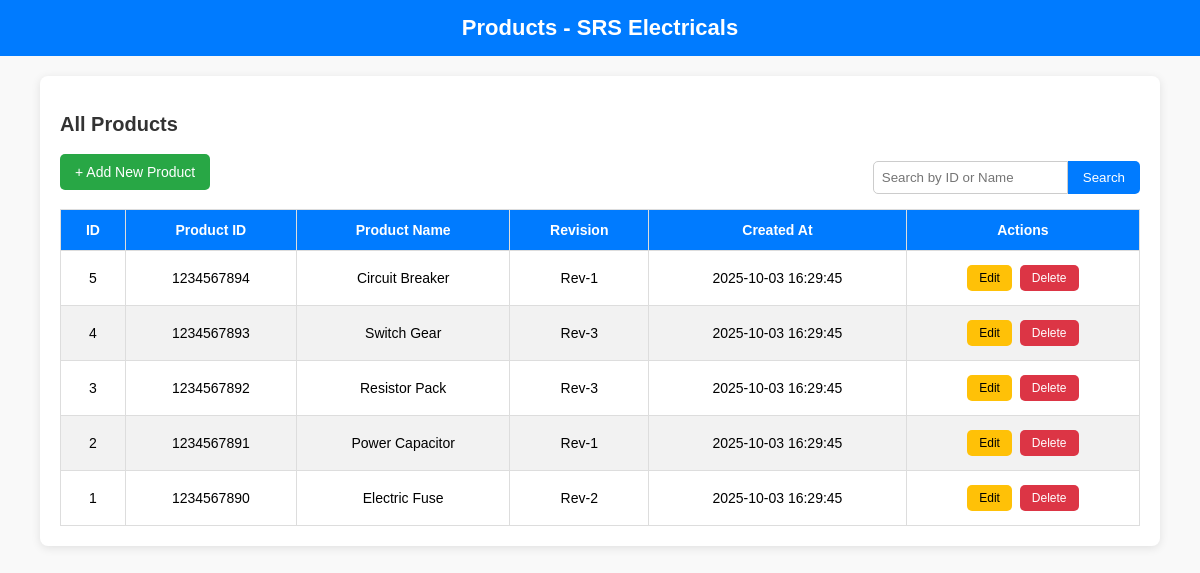
/products.php, run on the app's committed database.
### tables this page shows
CREATE TABLE `products` (
  `id` int NOT NULL,
  `product_id` varchar(10) NOT NULL,
  `product_name` varchar(100) NOT NULL,
  `revise` varchar(10) DEFAULT NULL,
  `created_at` timestamp NULL DEFAULT CURRENT_TIMESTAMP
);

### products.php (the view, shortened to what this page needs)
<?php
include("db.php");
$search = "";
if (isset($_GET['search'])) {
    $search = trim($_GET['search']);
    $sql = "SELECT * FROM products
            WHERE product_name LIKE '%$search%' OR product_id LIKE '%$search%'
            ORDER BY id DESC";
} else {
    $sql = "SELECT * FROM products ORDER BY id DESC";
}
$result = $conn->query($sql);
?>
<!DOCTYPE html>
<html lang="en">
<head>
  <link rel="stylesheet" href="css/style.css">
</head>
<body>
<header>Products - SRS Electricals</header>
<div class="container">
  <h2>All Products</h2>
  <div class="top-bar">
    <a href="add_product.html" class="add-btn">+ Add New Product</a>
    <form method="GET" class="search-box">
      <input type="text" name="search" placeholder="Search by ID or Name" value="<?= htmlspecialchars($search) ?>">
      <button type="submit">Search</button>
    </form>
  </div>
  <table>
    <thead>
      <tr>
        <th>ID</th>
        <th>Product ID</th>
        <th>Product Name</th>
        <th>Revision</th>
        <th>Created At</th>
        <th>Actions</th>
      </tr>
    </thead>
    <tbody>
      <?php
      if ($result->num_rows > 0) {
          while($row = $result->fetch_assoc()) {
              echo "<tr>
                      <td data-label='ID'>".$row['id']."</td>
                      <td data-label='Product ID'>".$row['product_id']."</td>
                      <td data-label='Product Name'>".$row['product_name']."</td>
                      <td data-label='Revision'>".$row['revise']."</td>
                      <td data-label='Created At'>".$row['created_at']."</td>
                      <td data-label='Actions' class='actions'>
                          <a href='Logics/edit_product.php?id=".$row['id']."'><button class='edit-btn'>Edit</button></a>
                          <a href='Logics/delete_product.php?id=".$row['id']."' onclick=\"return confirm('Are you sure?')\">
                              <button class='delete-btn'>Delete</button>
                          </a>
                      </td>
                    </tr>";
          }
      } else {
          echo "<tr><td colspan='6'>No products found</td></tr>";
      }
      ?>
    </tbody>
  </table>
</div>
</body>
</html>

### products.php (style rules this page uses)
body { font-family: Arial, sans-serif; background: #f9f9f9; margin: 0; padding: 0; }
header { background: #007bff; color: white; padding: 15px 20px; text-align: center; font-size: 22px; font-weight: bold; }
.container { width: 90%; margin: 20px auto; background: white; padding: 20px; border-radius: 8px; box-shadow: 0px 2px 10px rgba(0,0,0,0.1); }
h2 { margin-bottom: 15px; font-size: 20px; color: #333; }
.top-bar { display: flex; justify-content: space-between; align-items: center; margin-bottom: 15px; flex-wrap: wrap; }
.add-btn { background: #28a745; color: white; padding: 10px 15px; text-decoration: none; border-radius: 5px; font-size: 14px; }
.search-box { display: flex; margin-top: 10px; }
.search-box input { padding: 8px; border: 1px solid #ccc; border-radius: 5px 0 0 5px; outline: none; }
.search-box button { padding: 8px 15px; border: none; background: #007bff; color: white; border-radius: 0 5px 5px 0; cursor: pointer; }
table { width: 100%; border-collapse: collapse; }
table thead { background: #007bff; color: white; }
table th, table td { padding: 12px; border: 1px solid #ddd; text-align: center; font-size: 14px; }
table tr:nth-child(even) { background: #f2f2f2; }
.actions button { padding: 6px 12px; margin: 2px; border: none; border-radius: 5px; cursor: pointer; font-size: 12px; }
.edit-btn { background: #ffc107; color: black; }
.delete-btn { background: #dc3545; color: white; }

### data on the page
products: id "5", product "1234567894", product_name "Circuit Breaker", revise "Rev-1", created_at "2025-10-03 16:29:45"
products: id "4", product "1234567893", product_name "Switch Gear", revise "Rev-3", created_at "2025-10-03 16:29:45"
products: id "3", product "1234567892", product_name "Resistor Pack", revise "Rev-3", created_at "2025-10-03 16:29:45"
products: id "2", product "1234567891", product_name "Power Capacitor", revise "Rev-1", created_at "2025-10-03 16:29:45"
products: id "1", product "1234567890", product_name "Electric Fuse", revise "Rev-2", created_at "2025-10-03 16:29:45"
